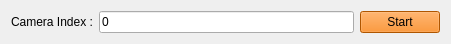
   <widget class="QWidget" name="layoutWidget">
    <property name="geometry">
     <rect>
      <x>660</x>
      <y>10</y>
      <width>451</width>
      <height>41</height>
     </rect>
    </property>
    <layout class="QHBoxLayout" name="horizontalLayout">
     <item>
      <widget class="QLabel" name="label">
       <property name="text">
        <string>Camera Index :</string>
       </property>
      </widget>
     </item>
     <item>
      <widget class="QLineEdit" name="CameraIndex">
       <property name="text">
        <string>0</string>
       </property>
      </widget>
     </item>
     <item>
      <widget class="QPushButton" name="startBtn_MAIN">
       <property name="palette">
        <palette>
         <active>
          <colorrole role="WindowText">
           <brush brushstyle="SolidPattern">
            <color alpha="255">
             <red>0</red>
             <green>0</green>
             <blue>0</blue>
            </color>
           </brush>
          </colorrole>
          <colorrole role="Button">
           <brush brushstyle="SolidPattern">
            <color alpha="255">
             <red>245</red>
             <green>121</green>
             <blue>0</blue>
            </color>
           </brush>
          </colorrole>
          <colorrole role="Light">
           <brush brushstyle="SolidPattern">
            <color alpha="255">
             <red>255</red>
             <green>183</green>
             <blue>112</blue>
            </color>
           </brush>
          </colorrole>
          <colorrole role="Midlight">
           <brush brushstyle="SolidPattern">
            <color alpha="255">
             <red>250</red>
             <green>152</green>
             <blue>56</blue>
            </color>
           </brush>
          </colorrole>
          <colorrole role="Dark">
           <brush brushstyle="SolidPattern">
            <color alpha="255">
             <red>122</red>
             <green>60</green>
             <blue>0</blue>
            </color>
           </brush>
          </colorrole>
          <colorrole role="Mid">
           <brush brushstyle="SolidPattern">
            <color alpha="255">
             <red>163</red>
             <green>80</green>
             <blue>0</blue>
            </color>
           </brush>
          </colorrole>
          <colorrole role="Text">
           <brush brushstyle="SolidPattern">
            <color alpha="255">
             <red>0</red>
             <green>0</green>
             <blue>0</blue>
            </color>
           </brush>
          </colorrole>
          <colorrole role="BrightText">
           <brush brushstyle="SolidPattern">
            <color alpha="255">
             <red>255</red>
             <green>255</green>
             <blue>255</blue>
            </color>
           </brush>
          </colorrole>
          <colorrole role="ButtonText">
           <brush brushstyle="SolidPattern">
            <color alpha="255">
             <red>0</red>
             <green>0</green>
             <blue>0</blue>
            </color>
           </brush>
          </colorrole>
          <colorrole role="Base">
           <brush brushstyle="SolidPattern">
            <color alpha="255">
             <red>255</red>
             <green>255</green>
             <blue>255</blue>
            </color>
           </brush>
          </colorrole>
          <colorrole role="Window">
           <brush brushstyle="SolidPattern">
            <color alpha="255">
             <red>245</red>
             <green>121</green>
             <blue>0</blue>
            </color>
           </brush>
          </colorrole>
          <colorrole role="Shadow">
           <brush brushstyle="SolidPattern">
            <color alpha="255">
             <red>0</red>
             <green>0</green>
             <blue>0</blue>
            </color>
           </brush>
          </colorrole>
          <colorrole role="AlternateBase">
           <brush brushstyle="SolidPattern">
            <color alpha="255">
             <red>250</red>
             <green>188</green>
             <blue>127</blue>
            </color>
           </brush>
          </colorrole>
          <colorrole role="ToolTipBase">
           <brush brushstyle="SolidPattern">
            <color alpha="255">
             <red>255</red>
             <green>255</green>
             <blue>220</blue>
            </color>
           </brush>
          </colorrole>
          <colorrole role="ToolTipText">
           <brush brushstyle="SolidPattern">
            <color alpha="255">
             <red>0</red>
             <green>0</green>
             <blue>0</blue>
            </color>
           </brush>
          </colorrole>
         </active>
         <inactive>
          <colorrole role="WindowText">
           <brush brushstyle="SolidPattern">
            <color alpha="255">
             <red>0</red>
             <green>0</green>
             <blue>0</blue>
            </color>
           </brush>
          </colorrole>
          <colorrole role="Button">
           <brush brushstyle="SolidPattern">
            <color alpha="255">
             <red>245</red>
             <green>121</green>
             <blue>0</blue>
            </color>
           </brush>
          </colorrole>
          <colorrole role="Light">
           <brush brushstyle="SolidPattern">
            <color alpha="255">
             <red>255</red>
             <green>183</green>
             <blue>112</blue>
            </color>
           </brush>
          </colorrole>
          <colorrole role="Midlight">
           <brush brushstyle="SolidPattern">
            <color alpha="255">
             <red>250</red>
             <green>152</green>
             <blue>56</blue>
            </color>
           </brush>
          </colorrole>
          <colorrole role="Dark">
           <brush brushstyle="SolidPattern">
            <color alpha="255">
             <red>122</red>
             <green>60</green>
             <blue>0</blue>
            </color>
           </brush>
          </colorrole>
          <colorrole role="Mid">
           <brush brushstyle="SolidPattern">
            <color alpha="255">
             <red>163</red>
             <green>80</green>
             <blue>0</blue>
            </color>
           </brush>
          </colorrole>
          <colorrole role="Text">
           <brush brushstyle="SolidPattern">
            <color alpha="255">
             <red>0</red>
             <green>0</green>
             <blue>0</blue>
            </color>
           </brush>
          </colorrole>
          <colorrole role="BrightText">
           <brush brushstyle="SolidPattern">
            <color alpha="255">
             <red>255</red>
             <green>255</green>
             <blue>255</blue>
            </color>
           </brush>
          </colorrole>
          <colorrole role="ButtonText">
           <brush brushstyle="SolidPattern">
            <color alpha="255">
             <red>0</red>
             <green>0</green>
             <blue>0</blue>
            </color>
           </brush>
          </colorrole>
          <colorrole role="Base">
           <brush brushstyle="SolidPattern">
            <color alpha="255">
             <red>255</red>
             <green>255</green>
             <blue>255</blue>
            </color>
           </brush>
          </colorrole>
          <colorrole role="Window">
           <brush brushstyle="SolidPattern">
            <color alpha="255">
             <red>245</red>
             <green>121</green>
             <blue>0</blue>
            </color>
           </brush>
          </colorrole>
          <colorrole role="Shadow">
           <brush brushstyle="SolidPattern">
            <color alpha="255">
             <red>0</red>
             <green>0</green>
             <blue>0</blue>
            </color>
           </brush>
          </colorrole>
          <colorrole role="AlternateBase">
           <brush brushstyle="SolidPattern">
            <color alpha="255">
             <red>250</red>
             <green>188</green>
             <blue>127</blue>
            </color>
           </brush>
          </colorrole>
          <colorrole role="ToolTipBase">
           <brush brushstyle="SolidPattern">
            <color alpha="255">
             <red>255</red>
             <green>255</green>
             <blue>220</blue>
            </color>
           </brush>
          </colorrole>
          <colorrole role="ToolTipText">
           <brush brushstyle="SolidPattern">
            <color alpha="255">
             <red>0</red>
             <green>0</green>
             <blue>0</blue>
            </color>
           </brush>
          </colorrole>
         </inactive>
         <disabled>
          <colorrole role="WindowText">
           <brush brushstyle="SolidPattern">
            <color alpha="255">
             <red>122</red>
             <green>60</green>
             <blue>0</blue>
            </color>
           </brush>
          </colorrole>
          <colorrole role="Button">
           <brush brushstyle="SolidPattern">
            <color alpha="255">
             <red>245</red>
             <green>121</green>
             <blue>0</blue>
            </color>
           </brush>
          </colorrole>
          <colorrole role="Light">
           <brush brushstyle="SolidPattern">
            <color alpha="255">
             <red>255</red>
             <green>183</green>
             <blue>112</blue>
            </color>
           </brush>
          </colorrole>
          <colorrole role="Midlight">
           <brush brushstyle="SolidPattern">
            <color alpha="255">
             <red>250</red>
             <green>152</green>
             <blue>56</blue>
            </color>
           </brush>
          </colorrole>
          <colorrole role="Dark">
           <brush brushstyle="SolidPattern">
            <color alpha="255">
             <red>122</red>
             <green>60</green>
             <blue>0</blue>
            </color>
           </brush>
          </colorrole>
          <colorrole role="Mid">
           <brush brushstyle="SolidPattern">
            <color alpha="255">
             <red>163</red>
             <green>80</green>
             <blue>0</blue>
            </color>
           </brush>
          </colorrole>
          <colorrole role="Text">
           <brush brushstyle="SolidPattern">
            <color alpha="255">
             <red>122</red>
             <green>60</green>
             <blue>0</blue>
            </color>
           </brush>
          </colorrole>
          <colorrole role="BrightText">
           <brush brushstyle="SolidPattern">
            <color alpha="255">
             <red>255</red>
             <green>255</green>
             <blue>255</blue>
            </color>
           </brush>
          </colorrole>
          <colorrole role="ButtonText">
           <brush brushstyle="SolidPattern">
            <color alpha="255">
             <red>122</red>
             <green>60</green>
             <blue>0</blue>
            </color>
           </brush>
          </colorrole>
          <colorrole role="Base">
           <brush brushstyle="SolidPattern">
            <color alpha="255">
             <red>245</red>
             <green>121</green>
             <blue>0</blue>
            </color>
           </brush>
          </colorrole>
          <colorrole role="Window">
           <brush brushstyle="SolidPattern">
            <color alpha="255">
             <red>245</red>
             <green>121</green>
             <blue>0</blue>
            </color>
           </brush>
          </colorrole>
          <colorrole role="Shadow">
           <brush brushstyle="SolidPattern">
            <color alpha="255">
             <red>0</red>
             <green>0</green>
             <blue>0</blue>
            </color>
           </brush>
          </colorrole>
          <colorrole role="AlternateBase">
           <brush brushstyle="SolidPattern">
            <color alpha="255">
             <red>245</red>
             <green>121</green>
             <blue>0</blue>
            </color>
           </brush>
          </colorrole>
          <colorrole role="ToolTipBase">
           <brush brushstyle="SolidPattern">
            <color alpha="255">
             <red>255</red>
             <green>255</green>
             <blue>220</blue>
            </color>
           </brush>
          </colorrole>
          <colorrole role="ToolTipText">
           <brush brushstyle="SolidPattern">
            <color alpha="255">
             <red>0</red>
             <green>0</green>
             <blue>0</blue>
            </color>
           </brush>
          </colorrole>
         </disabled>
        </palette>
       </property>
       <property name="text">
        <string>Start</string>
       </property>
      </widget>
     </item>
    </layout>
   </widget>
